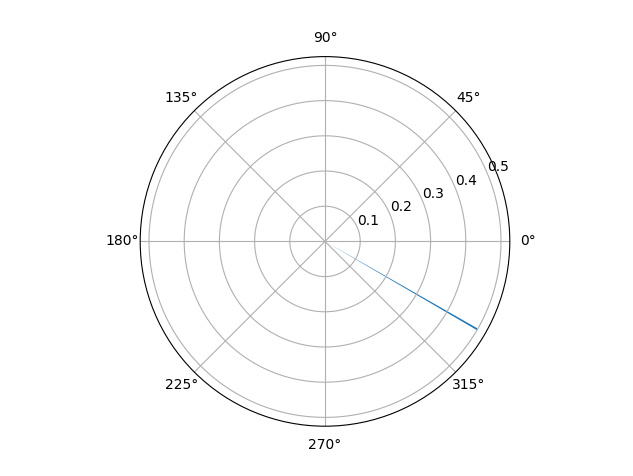

Python code for this plot:
# z1 = 1.0*exp(30(deg)j)
# z2 = 2.0*exp(60(deg)j)
# plot for z1 / z2
# z_div = z1 / z2 = 0.433012701892-0.25j
#   abs(z_div) = 0.5
# phase(z_div) = -0.5235987755982987

from matplotlib.pyplot import figure, show
from math import pi

fig = figure()

ax = fig.add_subplot(111, polar = True)

theta = -0.5235987755982987

r = 0.5
ax.bar(theta, r, width = 0.01)

show()
